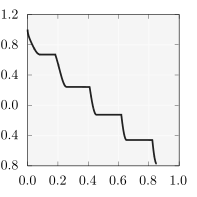

Reproduce this figure in gnuplot.
set size square
unset key
set lmargin 2
set rmargin 1
set tmargin 1
set bmargin 2

set xtics 0.2
set ytics 0.4

set format x "$%.1f$"
set format y "$%.1f$"

plot 'zdt3_1000_745_1000.dat' u 1:2 w lines lc rgb "#222222" lw 5
